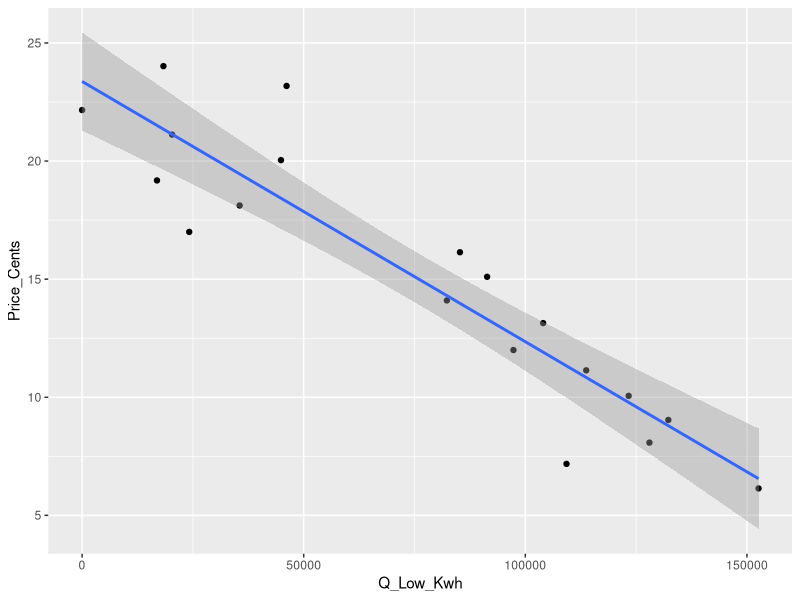
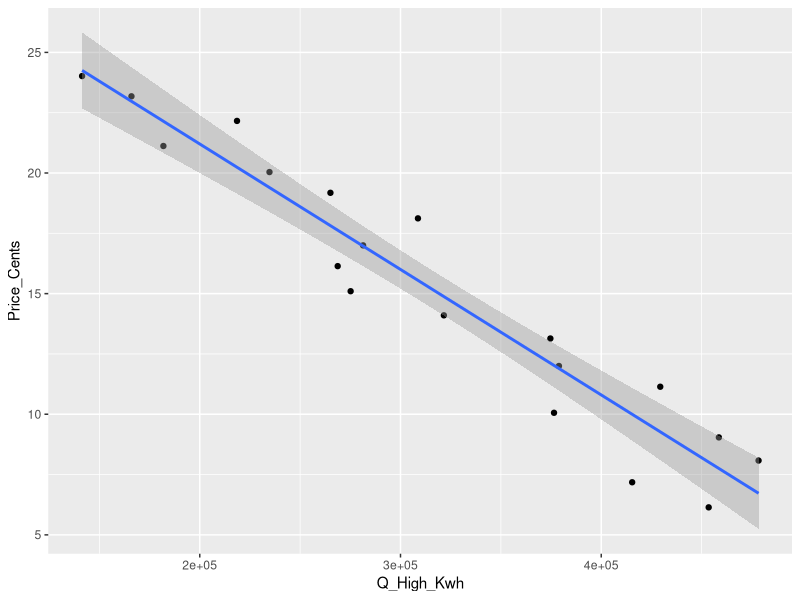
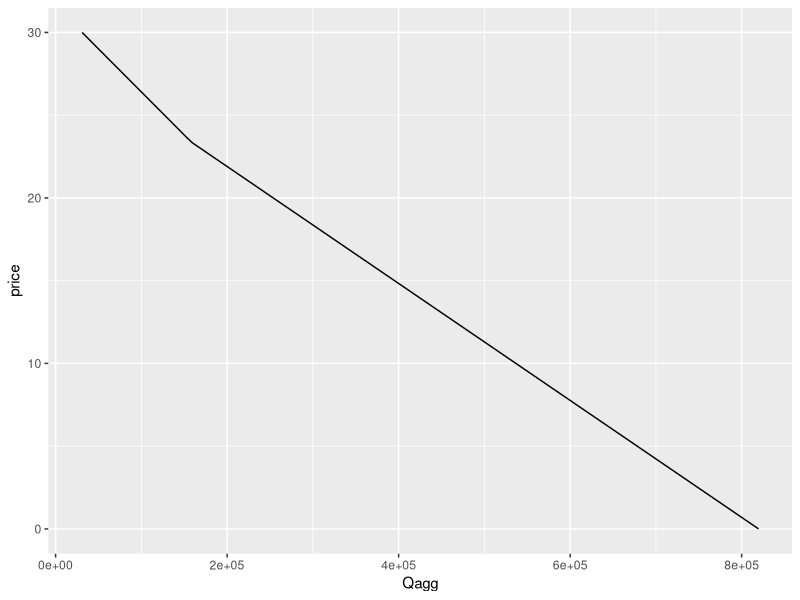

Here is the R script that generated these plots, in order: (Note: this script raises an error after producing the figures.)
## ---- chunk 1
knitr::opts_chunk$set(echo = TRUE)

library(tidyverse)
library(here)
## ---- chunk 2
df <- read_csv(here("HW3_data.csv")) %>% 
  select(-1)
## ---- chunk 3
low_demand <- lm(data = df, Price_Cents ~ Q_Low_Kwh)
high_demand <- lm(data = df, Price_Cents ~ Q_High_Kwh)

ggplot(df, aes(x = Q_Low_Kwh, y = Price_Cents)) +
  geom_point() +
  geom_smooth(method = lm)
ggplot(df, aes(x = Q_High_Kwh, y = Price_Cents)) +
  geom_point() +
  geom_smooth(method = lm)
## ---- chunk 4
quantity_demanded <- function(p, model) {
  q <- (p - model$coefficients[1])/model$coefficients[2]
  q <- ifelse(q<0,0,q)
  return(q)
}

demand_agg <- function(p){
  q <- quantity_demanded(p, low_demand) + quantity_demanded(p, high_demand)
  return(q)
}

price = seq(0, 30, length.out = 100)
Qagg <- map(price, demand_agg) %>% unlist()

quantity_agg <- tibble(Qagg = Qagg, price = price)

Qagg_model <- lm(data = quantity_agg, Qagg ~ price)

SCC_pounds <- 51 / 2205
MEC_per_kwh_dollars <- SCC_pounds * 0.85
MEC_per_kwh_dollars
## ---- chunk 5
ggplot(quantity_agg, aes(Qagg, price)) +
  geom_line()
## ---- chunk 6
p_0 <- 10.0
q_0 <- (28.97-10)/0.000035

supply_slope <- p_0 / q_0
## ---- chunk 7
quantity_supplied <- function(p){
  q <- p/supply_slope
  return(q)
}
## ---- chunk 8
CS <- function(p, model){
  q <- quantity_demanded(p, model)
  cs <- 0.5*(model$coefficients[[1]] - p)*q
  return(cs)
}

CS_agg <- function(p){
  cs <- CS(p, low_demand) + CS(p, high_demand)
  return(cs)
}
## ---- chunk 9
CS_0 <- CS_agg(10)
CS_0_dollars <- CS_0/100
CS_0_dollars
## ---- chunk 10
PS <- function(p){
  q <- (1/supply_slope)*p
  ps <- 0.5*p*q
  return(ps)
}
## ---- chunk 11
PS_0 <- PS(10)
PS_0_dollars <- PS_0/100
PS_0_dollars
## ---- chunk 12
TEC_0_dollars <- q_0 * MEC_per_kwh_dollars
TEC_0_dollars
## ---- chunk 13
CS_high_dollars <- CS(10, high_demand) / 100
CS_high_dollars
CS_high_percentage <- CS(10, high_demand) / CS_agg(10)
CS_high_percentage
CS_low_dollars <- CS(10, low_demand) / 100
CS_low_dollars
CS_low_percentage <- CS(10, low_demand) / CS_agg(10)
CS_low_percentage
## ---- chunk 14
MEC_per_kwh_cents <- MEC_per_kwh_dollars * 100
## ---- chunk 15
quantity_supplied_w_tax <- function(p){
  new_q <- (p - MEC_per_kwh_cents)/supply_slope
  return(new_q)
}
## ---- chunk 16
p_star <- p_0 + MEC_per_kwh_cents
p_star
q_star <- quantity_supplied_w_tax(p_0)
q_star
## ---- chunk 17
CS_high_w_tax_cents <- CS(p_star, high_demand)
CS_high_w_tax_dollars <- CS_high_w_tax_cents / 100
CS_high_w_tax_dollars
CS_high_w_tax_dollars - CS_high_dollars
CS_low_w_tax_cents <- CS(p_star, low_demand)
CS_low_w_tax_dollars <- CS_low_w_tax_cents / 100
CS_low_w_tax_dollars
CS_low_w_tax_dollars - CS_low_dollars
## ---- chunk 18
CS_agg_0_cents <- CS_agg(p_0)
CS_agg_0_dollars <- CS_agg_0_cents / 100
CS_agg_w_tax_cents <- CS_agg(p_star)
CS_agg_w_tax_dollars <- CS_agg_w_tax_cents / 100
CS_agg_change_dollars <- CS_agg_0_dollars - CS_agg_w_tax_dollars
CS_agg_change_dollars
## ---- chunk 19
PS_change_dollars <- CS_agg_change_dollars
PS_change_dollars
PS_w_tax_dollars <- PS_0_dollars - PS_change_dollars
PS_w_tax_dollars
## ---- chunk 20
SCC = c(51, 75, 100, 125, 150)
cost_table <- tibble(SCC) %>% 
  mutate(SCC_per_pound = SCC / 2205) %>% 
  mutate(cost_per_kwh = SCC_per_pound * 0.85) %>% 
  mutate(high_welfare = (CS(p_0 + cost_per_kwh)/100))
